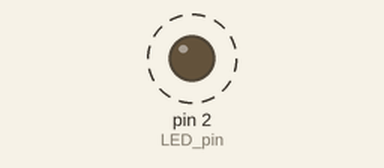
The sketch below on a simulated Arduino Uno, built with avr-gcc and run on an emulated ATmega328P. Shown: output pins drawn as LEDs (lit = HIGH). Dashed ring = blinking. Storage starts empty.

Above: at 0.6 s.
Timing chart, 0 to 3.0 s (numbered marks = the images above):
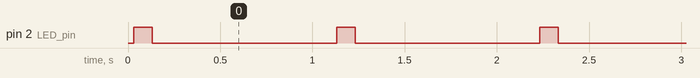

Measured:
- by itself, pin 2 (LED_pin): alternates HIGH for 0.10 s and LOW for 1.0 s

The sketch:

Micro_SD_Card_Test_3.ino
```cpp
  //Writes to new file on SD card 10 times. Blinks green LED when complete.
  #include <SD.h>

  File myFile;

  int CS_pin  = 10;
  int LED_pin = 2;

  void setup()
  {
    pinMode(CS_pin,  OUTPUT);
    pinMode(LED_pin, OUTPUT);

    SD.begin(CS_pin);
    myFile = SD.open("test.txt", FILE_WRITE);
  }//end setup

  int count = 0;
  void loop()
  {
    count++;
    if(count <= 10)
      myFile.println(count);
    else if(count == 11)
      myFile.close();
    else
    {
      digitalWrite(LED_pin, HIGH);
      delay(100);
      digitalWrite(LED_pin, LOW);
      delay(1000);
    }

  }//end loop
```
